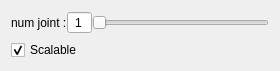
<?xml version="1.0" encoding="UTF-8"?>
<ui version="4.0">
    <class>Form</class>
    <widget class="QWidget" name="Form">
        <property name="geometry">
            <rect>
                <x>0</x>
                <y>0</y>
                <width>280</width>
                <height>63</height>
            </rect>
        </property>
        <property name="windowTitle">
            <string>Form</string>
        </property>
        <layout class="QVBoxLayout" name="verticalLayout">
            <item>
                <layout class="QHBoxLayout" name="horizontalLayout">
                    <property name="spacing">
                        <number>0</number>
                    </property>
                    <item>
                        <widget class="QLabel" name="label">
                            <property name="text">
                                <string>num joint :</string>
                            </property>
                        </widget>
                    </item>
                    <item>
                        <widget class="QSpinBox" name="numJoint_num">
                            <property name="maximumSize">
                                <size>
                                    <width>30</width>
                                    <height>16777215</height>
                                </size>
                            </property>
                            <property name="alignment">
                                <set>Qt::AlignCenter</set>
                            </property>
                            <property name="buttonSymbols">
                                <enum>QAbstractSpinBox::NoButtons</enum>
                            </property>
                            <property name="suffix">
                                <string/>
                            </property>
                            <property name="minimum">
                                <number>1</number>
                            </property>
                            <property name="value">
                                <number>1</number>
                            </property>
                        </widget>
                    </item>
                    <item>
                        <widget class="QSlider" name="numJoint_slider">
                            <property name="minimum">
                                <number>1</number>
                            </property>
                            <property name="value">
                                <number>1</number>
                            </property>
                            <property name="orientation">
                                <enum>Qt::Horizontal</enum>
                            </property>
                        </widget>
                    </item>
                </layout>
            </item>
            <item>
                <widget class="QCheckBox" name="scalable_chbx">
                    <property name="text">
                        <string>Scalable</string>
                    </property>
                    <property name="checkable">
                        <bool>true</bool>
                    </property>
                    <property name="checked">
                        <bool>true</bool>
                    </property>
                </widget>
            </item>
        </layout>
    </widget>
    <resources/>
    <connections/>
</ui>
